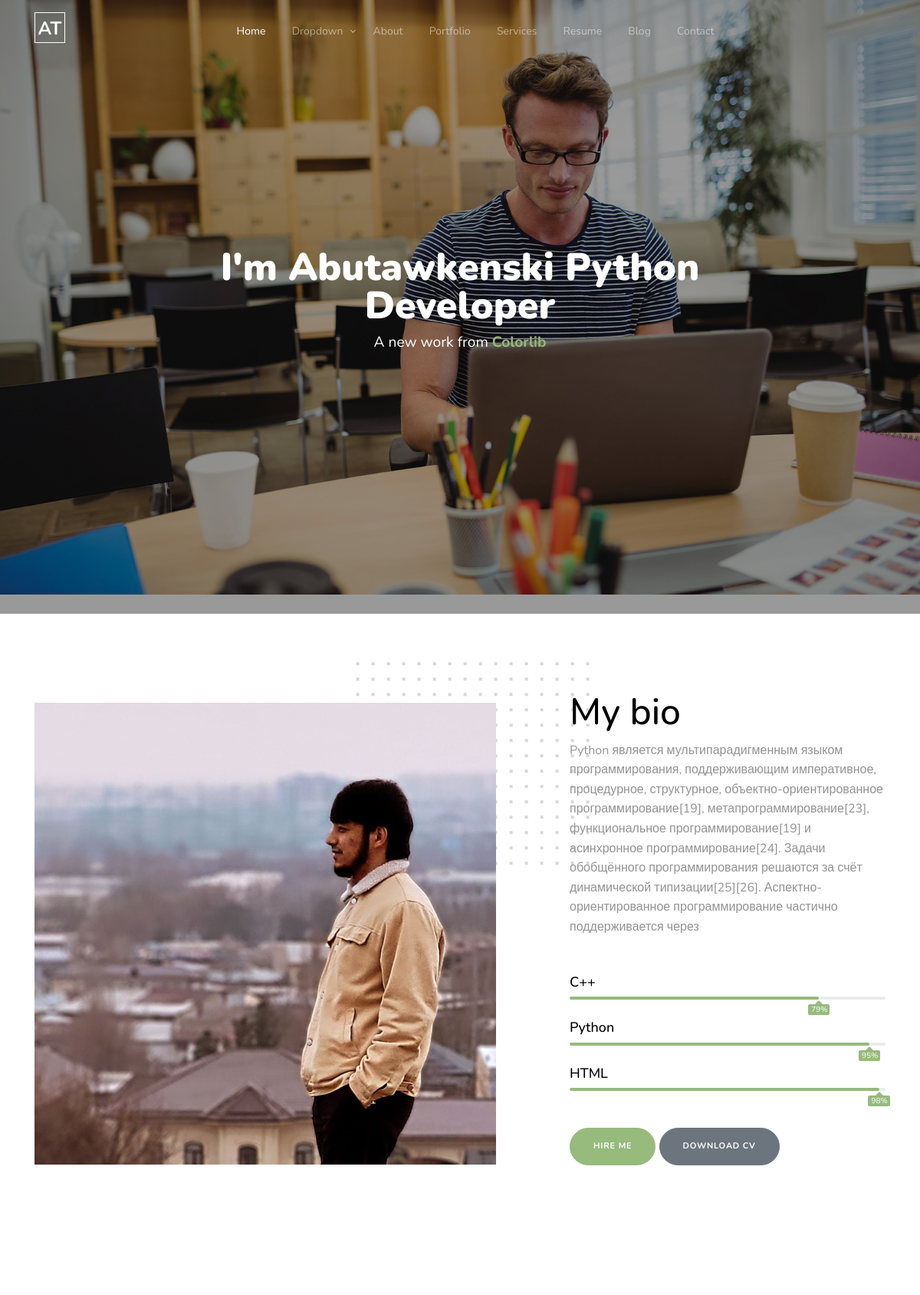
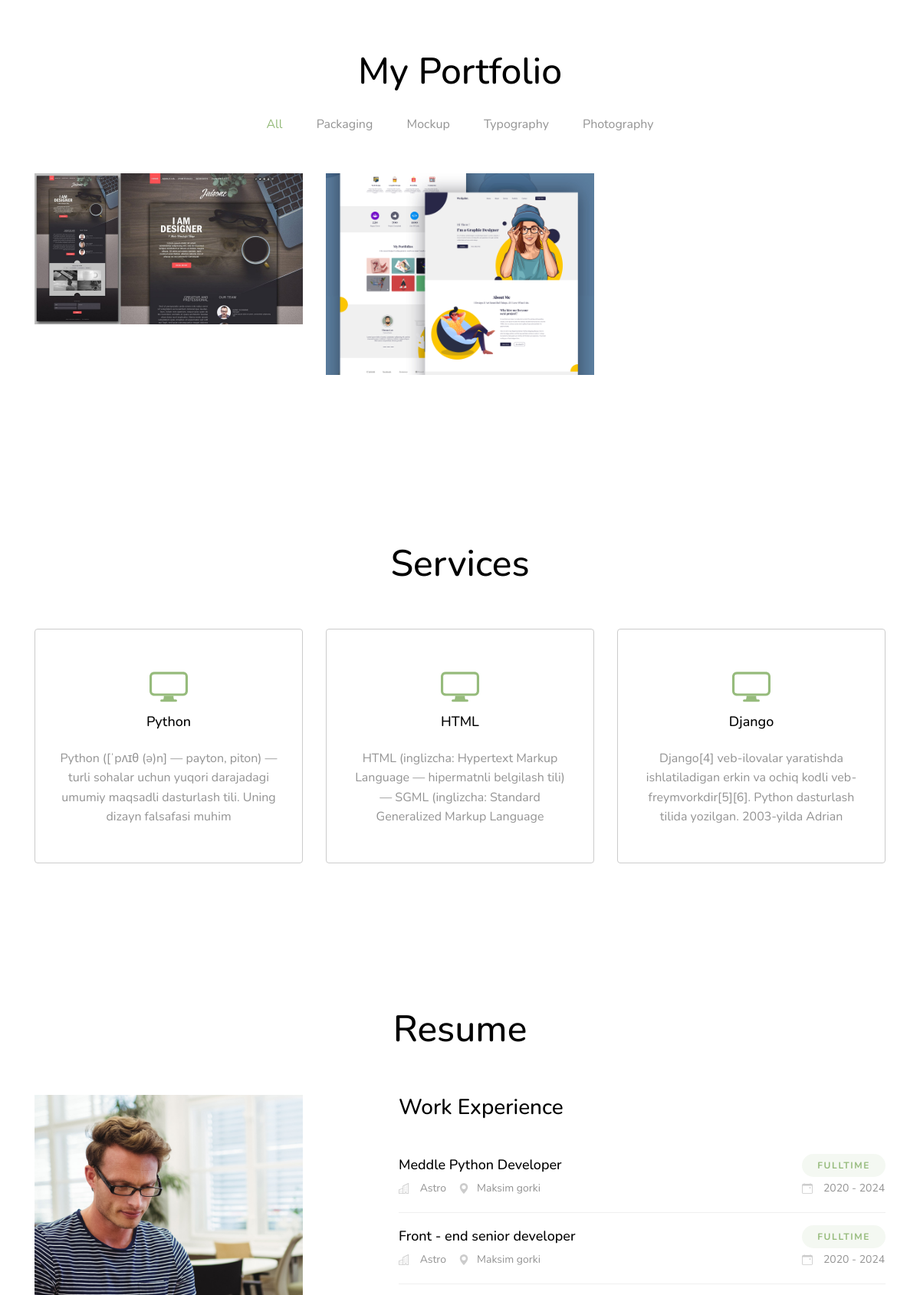
The page / (upper part) on the database its author committed (2 pictures, top to bottom).
### orbit/models.py (models this page shows, shortened)
class About(models.Model):
    title = models.CharField(max_length=200)
    description = models.TextField()
    image = models.FileField(upload_to='about/')
    c_plus = models.IntegerField()
    python = models.IntegerField()
    html = models.IntegerField()
    create_date = models.DateTimeField(auto_now_add=True)
    update_date = models.DateTimeField(auto_now=True)

class Portfolio(models.Model):
    title = models.CharField(max_length=200)
    image = models.FileField(upload_to="portfolio/")
    category = models.ForeignKey(Category, on_delete=models.CASCADE)
    create_date = models.DateTimeField(auto_now_add=True)
    update_date = models.DateTimeField(auto_now=True)

class Server(models.Model):
    title = models.CharField(max_length=200)
    body = models.TextField()
    create_date = models.DateTimeField(auto_now_add=True)
    update_date = models.DateTimeField(auto_now=True)

class Resume(models.Model):
    title = models.CharField(max_length=200)
    office = models.CharField(max_length=200)
    location = models.CharField(max_length=200)
    job_time = models.CharField(max_length=200)
    create_date = models.DateTimeField(auto_now_add=True)
    update_date = models.DateTimeField(auto_now=True)

### orbit/views.py (the view)
# urls.py: path("", index, name='index')
def index(request):
    about = About.objects.all()
    porfolio = Portfolio.objects.all()
    category = Category.objects.all()
    server = Server.objects.all()
    resume = Resume.objects.all()
    cleant = Cleant.objects.all()
    form = ContactForm(request.POST or None)
    if form.is_valid():
        form.save()
        return redirect('.')
    ctx = {
        "about": about,
        "portfolio": porfolio,
        "category": category,
        "server": server,
        "resume": resume,
        "cleant": cleant,
        'form': form
    }
    return render(request, 'index.html', ctx)

### orbit/models.py (called while the page is built)
    def __str__(self):
        return self.title

### templates/index.html (shortened to what this page needs)
<!doctype html>
{% load static %}
<html lang="en">
<head>
    <link rel="stylesheet" href="{% static 'css/bootstrap.min.css' %}">
    <link rel="stylesheet" href="{% static 'css/owl.carousel.min.css' %}">
    <link rel="stylesheet" href="{% static 'css/owl.theme.default.min.css' %}">
    <link rel="stylesheet" href="{% static 'css/jquery.fancybox.min.css' %}">
    <link rel="stylesheet" href="{% static 'fonts/icomoon/style.css' %}">
    <link rel="stylesheet" href="{% static 'fonts/flaticon/font/flaticon.css' %}">
    <link rel="stylesheet" href="{% static 'css/aos.css' %}">
    <link rel="stylesheet" href="{% static 'css/style.css' %}">
</head>
<body data-spy="scroll" data-target=".site-navbar-target" data-offset="100">
<nav class="site-nav js-site-navbar mb-5 site-navbar-target">
    <div class="container">
        <div class="site-navigation text-center">
            <a href="index-2.html" class="d-block text-center float-left logo">AT</a>
            <ul class="js-clone-nav ml-0 pl-0 d-none d-lg-inline-block site-menu mx-auto text-center">
                <li class="active"><a href="#home-section" class="nav-link">Home</a></li>
                <li class="has-children">
                    <a href="#" class="nav-link">Dropdown</a>
                </li>
                <li><a href="#about-section" class="nav-link">About</a></li>
                <li><a href="#portfolio-section" class="nav-link">Portfolio</a></li>
                <li><a href="#services-section" class="nav-link">Services</a></li>
                <li><a href="#resume-section" class="nav-link">Resume</a></li>
                <li><a href="#blog-section" class="nav-link">Blog</a></li>
                <li><a href="#contact-section" class="nav-link">Contact</a></li>
            </ul>
        </div>
    </div>
</nav>
<div class="site-blocks-cover overlay" style="background-image: url({% static 'images/hero_img.jpg' %});" data-aos="fade"
     data-stellar-background-ratio="0.5" id="home-section">
    <div class="container">
        <div class="row align-items-center justify-content-center text-center">
            <div class="col-lg-8">
                <h1 class="text-white" data-aos="fade-up" data-aos-delay="0">I'm Abutawkenski Python
                    Developer</h1>
                <p data-aos="fade-up" data-aos-delay="100">A new work from <a href="https://colorlib/.com"
                                                                              class="font-weight-bold" target="_blank">Colorlib</a>
                </p>
            </div>
        </div>
    </div>
</div>
<section class="site-section" id="about-section">
    <div class="container">
        <div class="row mb-5 align-items-center">
            {% for i in about %}
            <div class="col-lg-7 pr-lg-5 mb-5 mb-lg-0" data-aos="fade-up" data-aos-delay="0">
                <div class="img-wrap">
                    <img src="{{i.image.url}}" alt="Image placeholder" class="img-fluid">
                </div>
            </div>
            <div class="col-lg-5 pl-lg-5" data-aos="fade-up" data-aos-delay="100">
                <div class="section-heading">
                    <h2>{{ i.title }}</h2>
                </div>
                <p>{{ i.description }}</p>
                <div class="my-5">
                    <div class="skill">
                        <h3>C++</h3>
                        <div class="progress">
                            <div class="progress-bar" role="progressbar" style="width: {{ i.c_plus }}%" aria-valuenow="{{i.c_plus }}"
                                 aria-valuemin="0" aria-valuemax="100">
                                <span>{{ i.c_plus }}%</span>
                            </div>
                        </div>
                    </div>
                    <div class="skill">
                        <h3>Python</h3>
                        <div class="progress">
                            <div class="progress-bar" role="progressbar" style="width: {{ i.python }}%" aria-valuenow="{{ i_python }}"
                                 aria-valuemin="0" aria-valuemax="100">
                                <span>{{ i.python }}%</span>
                            </div>
                        </div>
                    </div>
                    <div class="skill">
                        <h3>HTML</h3>
                        <div class="progress">
                            <div class="progress-bar" role="progressbar" style="width: {{ i.html}}%" aria-valuenow="{{i.html}}"
                                 aria-valuemin="0" aria-valuemax="100">
                                <span>{{i.html}}%</span>
                            </div>
                        </div>
                    </div>
                </div>
                <p>
                    <a href="#contact-section" class="btn btn-primary smoothscroll">Hire Me</a>
                    <a href="#" class="btn btn-secondary">Download CV</a>
                </p>
            </div>
            {% endfor %}
        </div>
    </div>
</section>
<section class="untree_co-section" id="portfolio-section">
    <div class="container">
        <div class="row">
            <div class="section-heading text-center col-md-12" data-aos="fade-up" data-aos-delay="0">
                <h2>My Portfolio</h2>
            </div>
        </div>
        <div class="filters" data-aos="fade-up" data-aos-delay="100">
            <ul>
                <li class="active" data-filter="*">All</li>
                <li data-filter=".packaging">Packaging</li>
                <li data-filter=".mockup">Mockup</li>
                <li data-filter=".typography">Typography</li>
                <li data-filter=".photography">Photography</li>
            </ul>
        </div>
        <div class="filters-content mb-5" data-aos="fade-up" data-aos-delay="200">
            <div class="row grid">
                {% for i in portfolio %}
                <div class="single-portfolio col-sm-4 all mockup">
                    <a href="{{i.image.url}}" data-fancybox="gal">
                        <img src="{{i.image.url}}" alt="Image" class="img-fluid">
                    </a>
                </div>
                {% endfor %}
            </div>
        </div>
    </div>
</section>
<div class="untree_co-section" id="services-section">
    <div class="container">
        <div class="row">
            <div class="section-heading text-center col-md-12 mb-5" data-aos="fade-up" data-aos-delay="0">
                <h2>Services</h2>
            </div>
        </div>
        <div class="row">
            {% for i in server %}
            <div class="col-md-6 col-lg-4 text-center mb-5" data-aos="fade-up" data-aos-delay="100">
                <div class="site-service-item" data-animate-effect="fadeIn">
<span class="icon">
</span>
                    <h3 class="mb-4">{{i.title}}</h3>
                    <p>{{i.body}}</p>
                </div>
            </div>
            {% endfor %}
        </div>
    </div>
</div>
<div class="untree_co-section" id="resume-section">
    <div class="container">
        <div class="row">
            <div class="section-heading text-center col-md-12 mb-5" data-aos="fade-up" data-aos-delay="0">
                <h2>Resume</h2>
            </div>
        </div>
        <div class="row">
            <div class="col-lg-4" data-aos="fade-up" data-aos-delay="100">
                <img src="{% static 'images/image_1_long.jpg' %}" alt="Image" class="img-fluid">
            </div>
            <div class="col-lg-7 ml-auto" data-aos="fade-up" data-aos-delay="200">
                <h3 class="mb-5">Work Experience</h3>
                {% for i in resume %}
                <div class="resume-item d-flex work">
                    <div>
                        <h4>{{i.title}}</h4>
                        <div class="d-flex">
                            <div class="d-flex resume-meta">
<span class="mr-3">
<span class="icon">
</span>
<span>{{i.office}}</span>
</span>
                                <span class="icon">
<svg width="1em" height="1em" viewBox="0 0 16 16" class="bi bi-geo-alt" fill="currentColor"
     xmlns="http://www.w3.org/2000/svg">
<path fill-rule="evenodd" d="M8 16s6-5.686 6-10A6 6 0 0 0 2 6c0 4.314 6 10 6 10zm0-7a3 3 0 1 0 0-6 3 3 0 0 0 0 6z"/>
</svg>
</span>
                                <span>{{i.location}}</span>
                            </div>
                        </div>
                    </div>
                    <div class="ml-auto resume-meta">
                        <div class="clearfix">
                            <span class="period d-block float-right"><span>Fulltime</span></span>
                        </div>
                        <span class="icon">
</span>
                        <span>{{i.job_time}}</span>
                    </div>
                </div>
                {% endfor %}
                </div>
            </div>
        </div>
    </div>
</body>
</html>

### rows shown on the page
About: image (picture), title "My bio", description "Python является мультипарадигменным языком программирования, поддерживающим императивное, процедурное, структурное, объектно-ориентированное программирование[19], метапрограммирование[23], функциональное программирование[19] и асинхронное программирование[24]. Задачи обобщённого программирования решаются за счёт динамической типизации[25][26]. Аспектно-ориентированное программирование частично поддерживается через", c_plus "79", python "95", html "98"
Portfolio: image (picture)
Portfolio: image (picture)
Server: title "Python", body "Python ([ˈpʌɪθ (ə)n] — payton, piton) — turli sohalar uchun yuqori darajadagi umumiy maqsadli dasturlash tili. Uning dizayn falsafasi muhim"
Server: title "HTML", body "HTML (inglizcha: Hypertext Markup Language — hipermatnli belgilash tili) — SGML (inglizcha: Standard Generalized Markup Language"
Server: title "Django", body "Django[4] veb-ilovalar yaratishda ishlatiladigan erkin va ochiq kodli veb-freymvorkdir[5][6]. Python dasturlash tilida yozilgan. 2003-yilda Adrian"
Resume: title "Meddle Python Developer", office "Astro", location "Maksim gorki", job_time "2020 - 2024"
Resume: title "Front - end senior developer", office "Astro", location "Maksim gorki", job_time "2020 - 2024"
